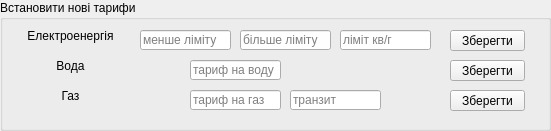
       <widget class="QGroupBox" name="new_tarifs_box">
        <property name="geometry">
         <rect>
          <x>10</x>
          <y>10</y>
          <width>551</width>
          <height>131</height>
         </rect>
        </property>
        <property name="title">
         <string>Встановити нові тарифи</string>
        </property>
        <widget class="QLabel" name="label_10">
         <property name="geometry">
          <rect>
           <x>20</x>
           <y>20</y>
           <width>101</width>
           <height>31</height>
          </rect>
         </property>
         <property name="text">
          <string>Електроенергія</string>
         </property>
         <property name="alignment">
          <set>Qt::AlignCenter</set>
         </property>
        </widget>
        <widget class="QLabel" name="label_11">
         <property name="geometry">
          <rect>
           <x>20</x>
           <y>50</y>
           <width>101</width>
           <height>31</height>
          </rect>
         </property>
         <property name="text">
          <string>Вода</string>
         </property>
         <property name="alignment">
          <set>Qt::AlignCenter</set>
         </property>
        </widget>
        <widget class="QLabel" name="label_12">
         <property name="geometry">
          <rect>
           <x>20</x>
           <y>80</y>
           <width>101</width>
           <height>31</height>
          </rect>
         </property>
         <property name="text">
          <string>Газ</string>
         </property>
         <property name="alignment">
          <set>Qt::AlignCenter</set>
         </property>
        </widget>
        <widget class="QLineEdit" name="new_el_min">
         <property name="geometry">
          <rect>
           <x>140</x>
           <y>30</y>
           <width>91</width>
           <height>20</height>
          </rect>
         </property>
         <property name="inputMethodHints">
          <set>Qt::ImhDigitsOnly</set>
         </property>
         <property name="text">
          <string/>
         </property>
         <property name="placeholderText">
          <string>менше ліміту</string>
         </property>
        </widget>
        <widget class="QLineEdit" name="new_el_max">
         <property name="geometry">
          <rect>
           <x>240</x>
           <y>30</y>
           <width>91</width>
           <height>20</height>
          </rect>
         </property>
         <property name="inputMethodHints">
          <set>Qt::ImhDigitsOnly</set>
         </property>
         <property name="placeholderText">
          <string>більше ліміту</string>
         </property>
        </widget>
        <widget class="QLineEdit" name="new_limit">
         <property name="geometry">
          <rect>
           <x>340</x>
           <y>30</y>
           <width>91</width>
           <height>20</height>
          </rect>
         </property>
         <property name="inputMethodHints">
          <set>Qt::ImhDigitsOnly</set>
         </property>
         <property name="text">
          <string/>
         </property>
         <property name="placeholderText">
          <string>ліміт кв/г</string>
         </property>
        </widget>
        <widget class="QPushButton" name="save_new_el_btn">
         <property name="geometry">
          <rect>
           <x>450</x>
           <y>30</y>
           <width>75</width>
           <height>21</height>
          </rect>
         </property>
         <property name="text">
          <string>Зберегти</string>
         </property>
        </widget>
        <widget class="QLineEdit" name="new_voda">
         <property name="geometry">
          <rect>
           <x>190</x>
           <y>60</y>
           <width>91</width>
           <height>20</height>
          </rect>
         </property>
         <property name="inputMethodHints">
          <set>Qt::ImhDigitsOnly</set>
         </property>
         <property name="text">
          <string/>
         </property>
         <property name="placeholderText">
          <string>тариф на воду</string>
         </property>
        </widget>
        <widget class="QLineEdit" name="new_gaz">
         <property name="geometry">
          <rect>
           <x>190</x>
           <y>90</y>
           <width>91</width>
           <height>20</height>
          </rect>
         </property>
         <property name="inputMethodHints">
          <set>Qt::ImhDigitsOnly</set>
         </property>
         <property name="text">
          <string/>
         </property>
         <property name="placeholderText">
          <string>тариф на газ</string>
         </property>
        </widget>
        <widget class="QLineEdit" name="new_gaz_tranzit">
         <property name="geometry">
          <rect>
           <x>290</x>
           <y>90</y>
           <width>91</width>
           <height>20</height>
          </rect>
         </property>
         <property name="inputMethodHints">
          <set>Qt::ImhDigitsOnly</set>
         </property>
         <property name="text">
          <string/>
         </property>
         <property name="placeholderText">
          <string>транзит</string>
         </property>
        </widget>
        <widget class="QPushButton" name="save_new_voda_btn">
         <property name="geometry">
          <rect>
           <x>450</x>
           <y>60</y>
           <width>75</width>
           <height>21</height>
          </rect>
         </property>
         <property name="text">
          <string>Зберегти</string>
         </property>
        </widget>
        <widget class="QPushButton" name="save_new_gas_btn">
         <property name="geometry">
          <rect>
           <x>450</x>
           <y>90</y>
           <width>75</width>
           <height>21</height>
          </rect>
         </property>
         <property name="text">
          <string>Зберегти</string>
         </property>
        </widget>
       </widget>
